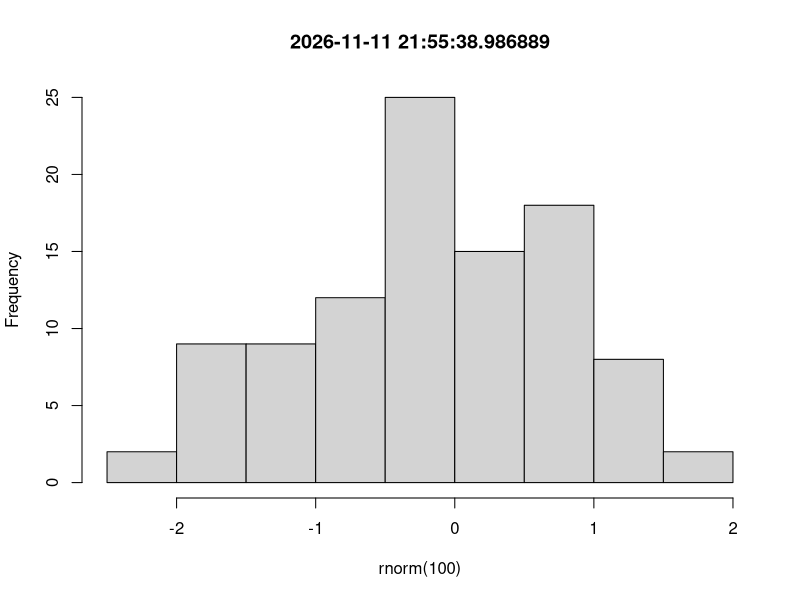

Here is the R script that generated this plot:
myFile <- file.path(Sys.getenv('R_SCRIPT_FOLDER_PREFIX'), 'static', 'myPlot.png')
png(filename=myFile)

hist(rnorm(100), main = Sys.time())

invisible(dev.off())
